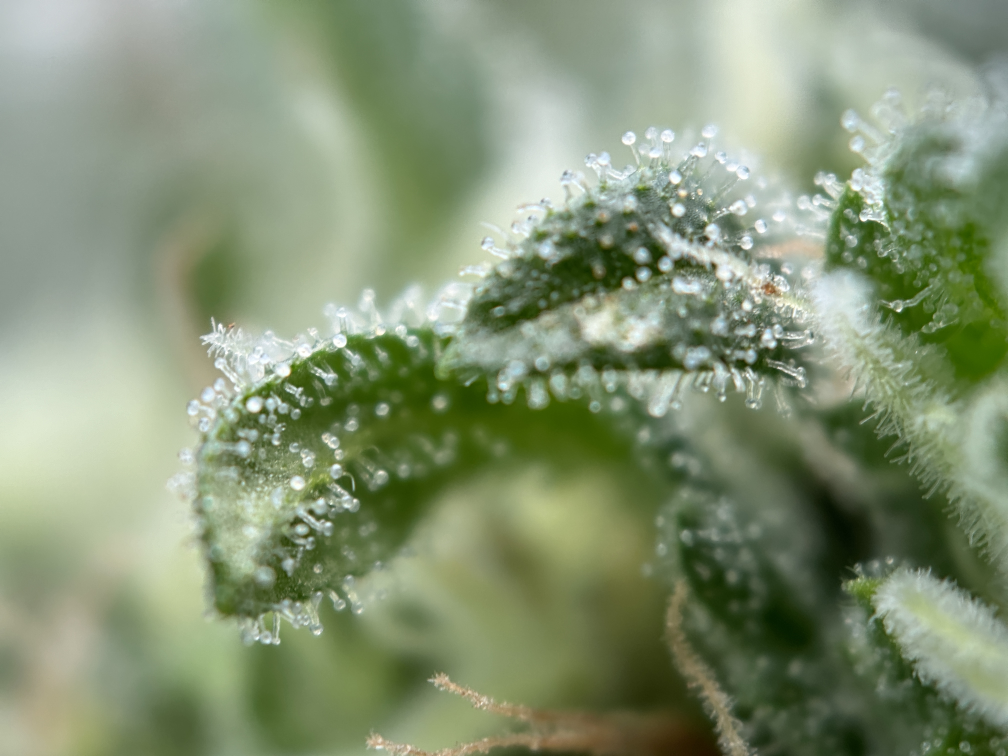
#> input picture app/tests/fixtures/images/sample_day1.jpg, 4032 x 3024 px (shown at 1/4 size)
$ python -i crop_extractor.py   (imports and definitions only)
#> lines starting #> are read from the running program, lines starting #| are printed output that depends on the picture
from __future__ import annotations

import base64
import io

import cv2
import numpy as np
from PIL import Image

from cannabis_maturity.models import BoundingBox, StigmaResult, TrichomeResult


class CropExtractor:
    _THUMBNAIL_SIZE = 128

    @staticmethod
    def extract_trichome_crops(image_bgr: np.ndarray, result: TrichomeResult) -> list[str]:
        return [CropExtractor._crop_to_b64(image_bgr, det.bbox) for det in result.detections]

    @staticmethod
    def extract_stigma_crops(image_bgr: np.ndarray, result: StigmaResult) -> list[str]:
        return [CropExtractor._polygon_crop_to_b64(image_bgr, det.polygon) for det in result.detections]

    @staticmethod
    def _crop_to_b64(image_bgr: np.ndarray, bbox: BoundingBox) -> str:
        crop = image_bgr[int(bbox.y_min) : int(bbox.y_max), int(bbox.x_min) : int(bbox.x_max)]
        crop_rgb = cv2.cvtColor(crop, cv2.COLOR_BGR2RGB)
        pil_img = Image.fromarray(crop_rgb)
        pil_img = pil_img.resize((CropExtractor._THUMBNAIL_SIZE, CropExtractor._THUMBNAIL_SIZE))
        buffer = io.BytesIO()
        pil_img.save(buffer, format="JPEG")
        return base64.b64encode(buffer.getvalue()).decode("utf-8")

    @staticmethod
    def _polygon_crop_to_b64(image_bgr: np.ndarray, polygon: list[list[int]]) -> str:
        pts = np.array(polygon, dtype=np.int32)
        x, y, w, h = cv2.boundingRect(pts)
        crop = image_bgr[y : y + h, x : x + w]
        crop_rgb = cv2.cvtColor(crop, cv2.COLOR_BGR2RGB)
        pil_img = Image.fromarray(crop_rgb)
        pil_img = pil_img.resize((CropExtractor._THUMBNAIL_SIZE, CropExtractor._THUMBNAIL_SIZE))
        buffer = io.BytesIO()
        pil_img.save(buffer, format="JPEG")
        return base64.b64encode(buffer.getvalue()).decode("utf-8")

>>> import cv2
>>> picture = cv2.imread('../../../tests/fixtures/images/sample_day1.jpg', cv2.IMREAD_GRAYSCALE)
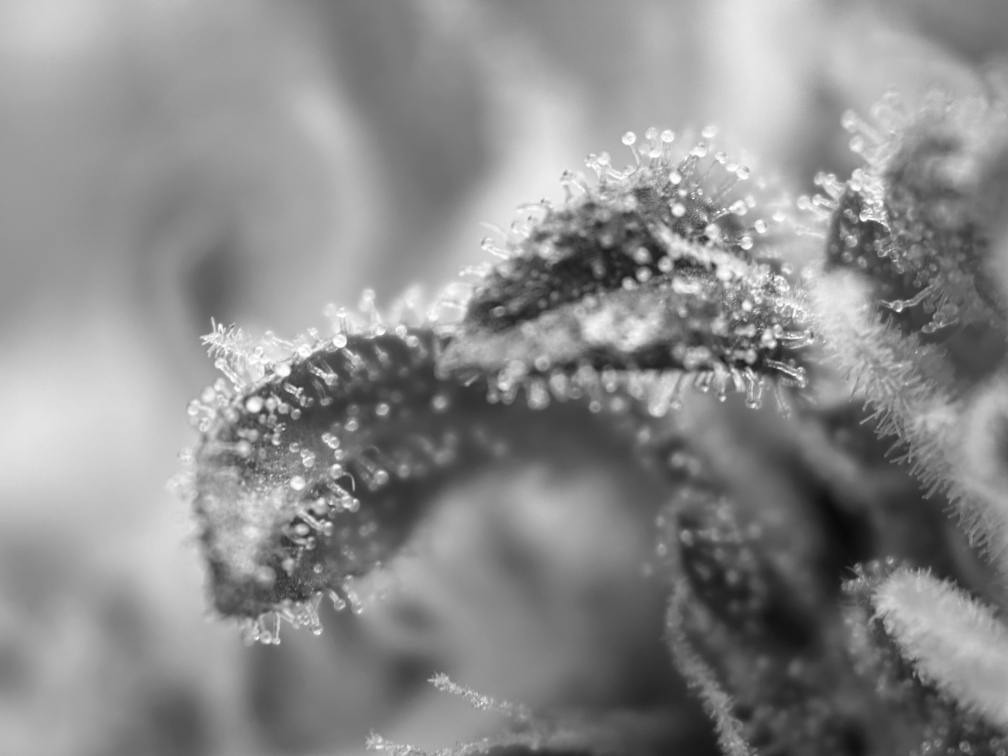
#> picture: shape (3024, 4032) (shown at 1/4 size); min 7, max 255, mean 139.3
>>> result = CropExtractor().extract_stigma_crops(picture, 'out.png')
#> (the run stopped early here; a loop or call above may not have finished)

$ run again, on app/tests/fixtures/images/sample_day3.jpg
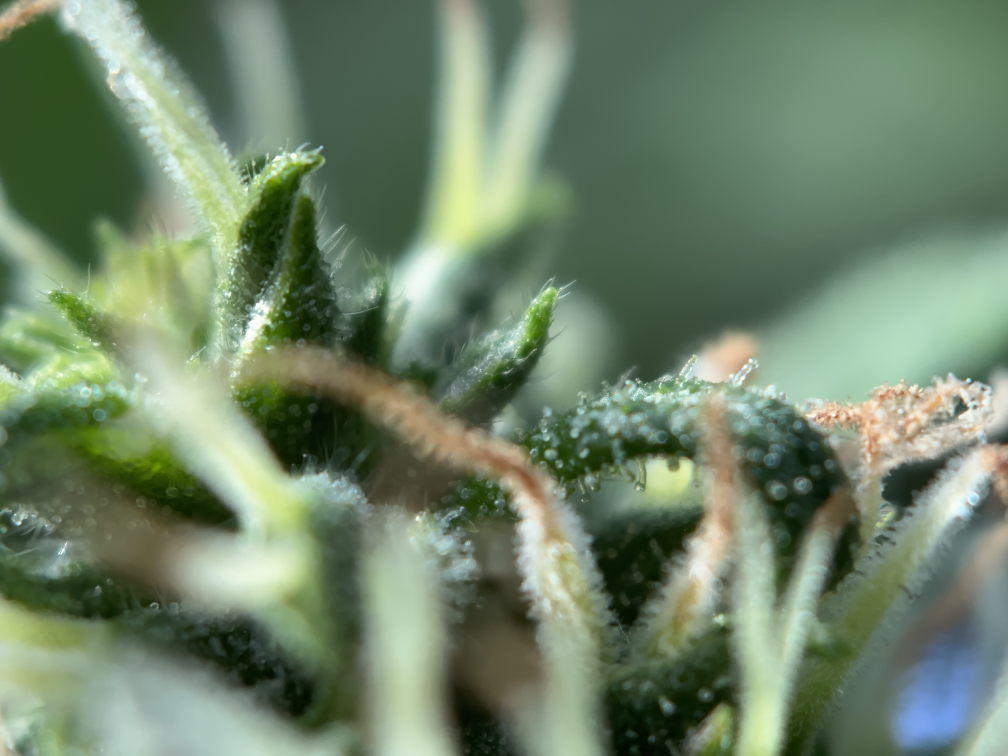
#> input picture app/tests/fixtures/images/sample_day3.jpg, 4032 x 3024 px (shown at 1/4 size)
#> `picture = cv2.imread('../../../tests/fixtures/images/sample_day1.jpg',..`:
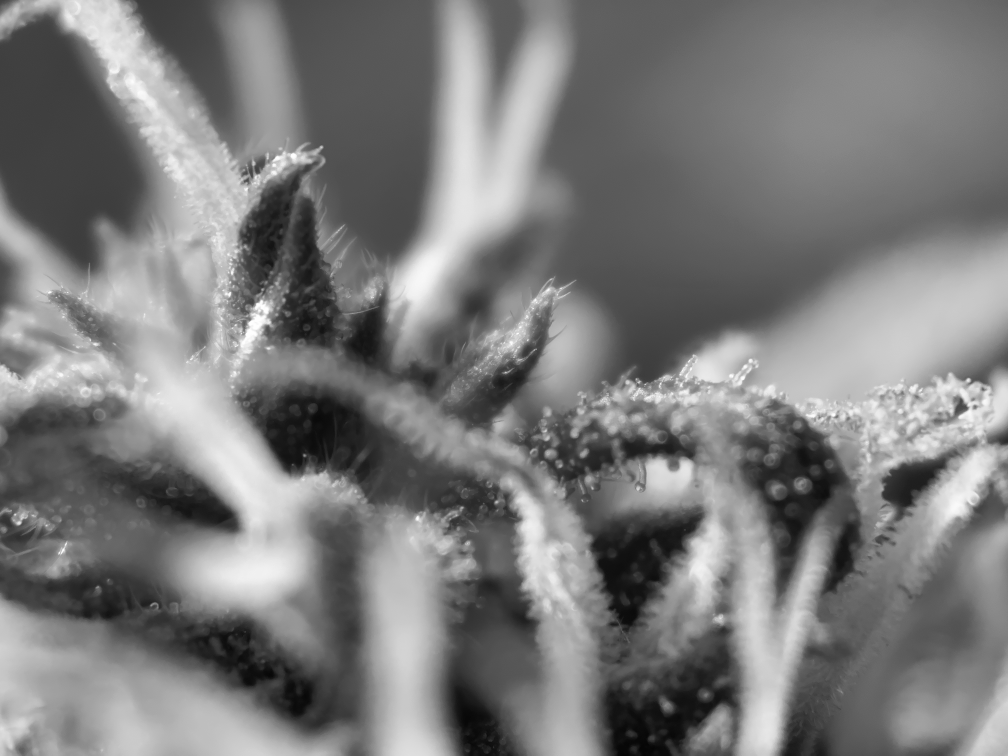
#> picture: shape (3024, 4032) (shown at 1/4 size); min 3, max 255, mean 123.1

$ run again, on app/tests/fixtures/images/sample_day4.jpg
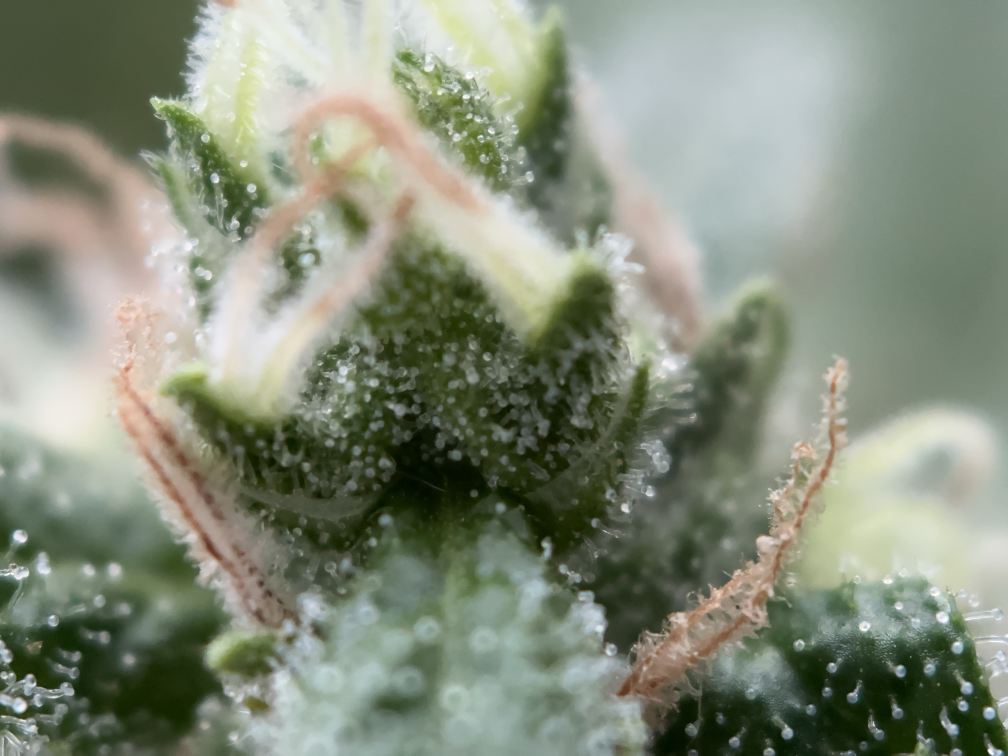
#> input picture app/tests/fixtures/images/sample_day4.jpg, 4032 x 3024 px (shown at 1/4 size)
#> `picture = cv2.imread('../../../tests/fixtures/images/sample_day1.jpg',..`:
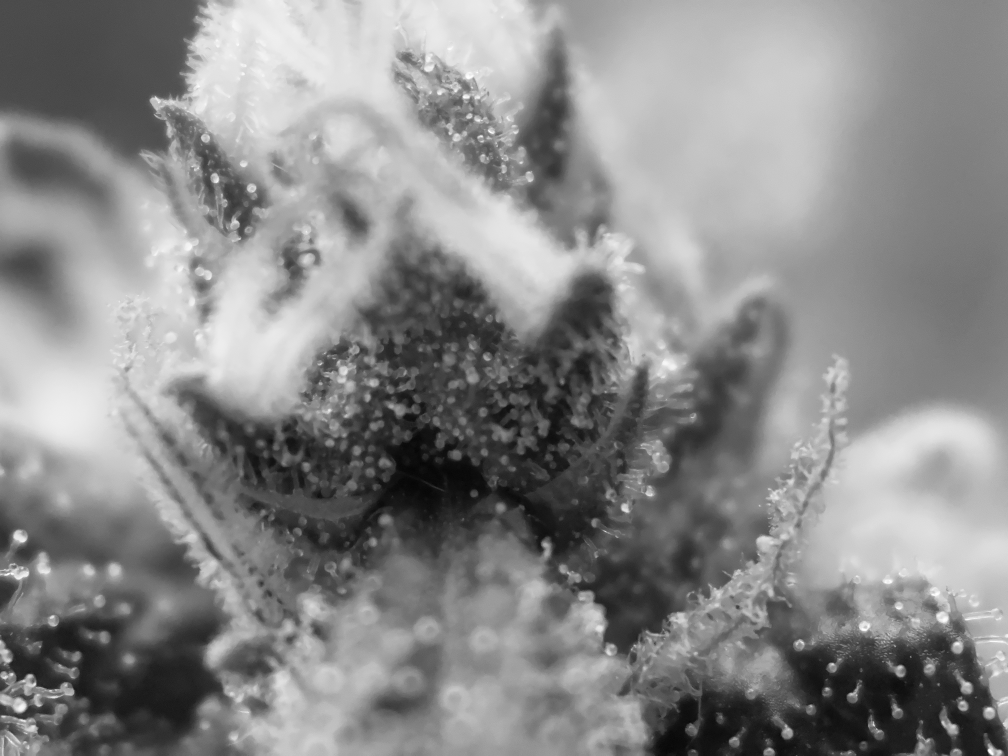
#> picture: shape (3024, 4032) (shown at 1/4 size); min 3, max 255, mean 137

$ run again, on app/tests/fixtures/images/sample_day5.jpg
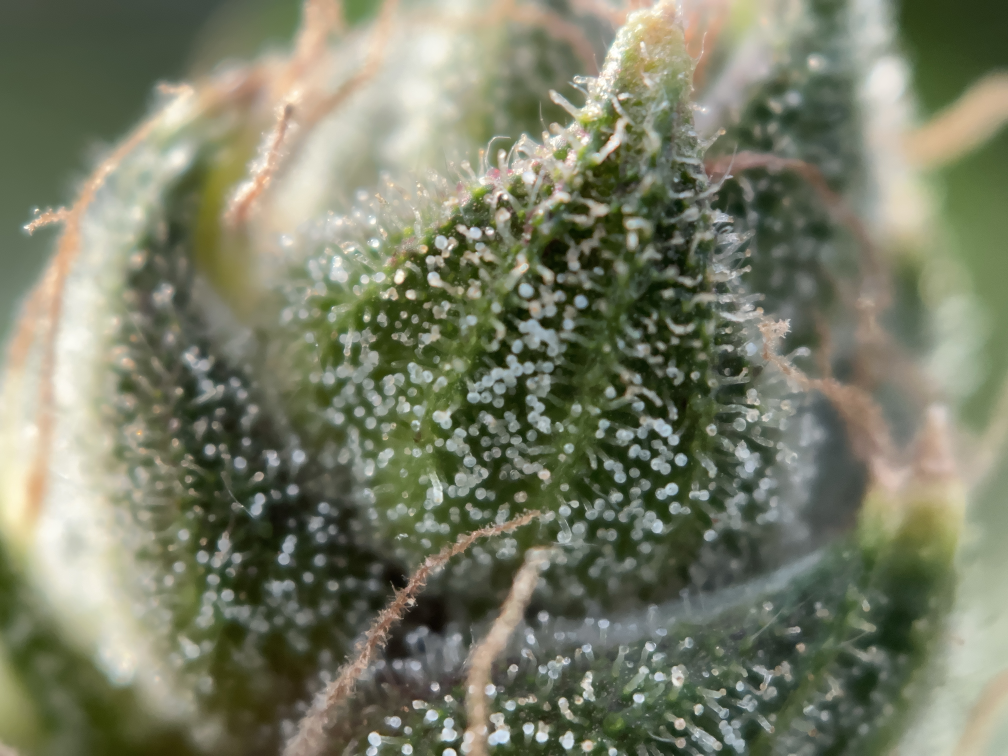
#> input picture app/tests/fixtures/images/sample_day5.jpg, 4032 x 3024 px (shown at 1/4 size)
#> `picture = cv2.imread('../../../tests/fixtures/images/sample_day1.jpg',..`:
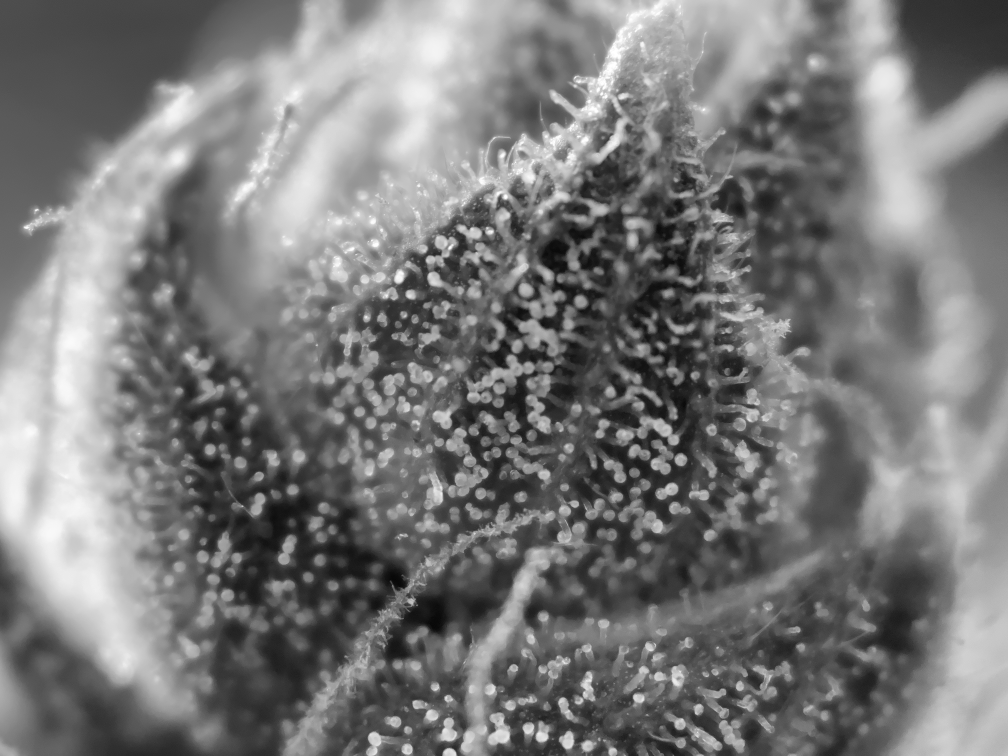
#> picture: shape (3024, 4032) (shown at 1/4 size); min 3, max 255, mean 121.3
